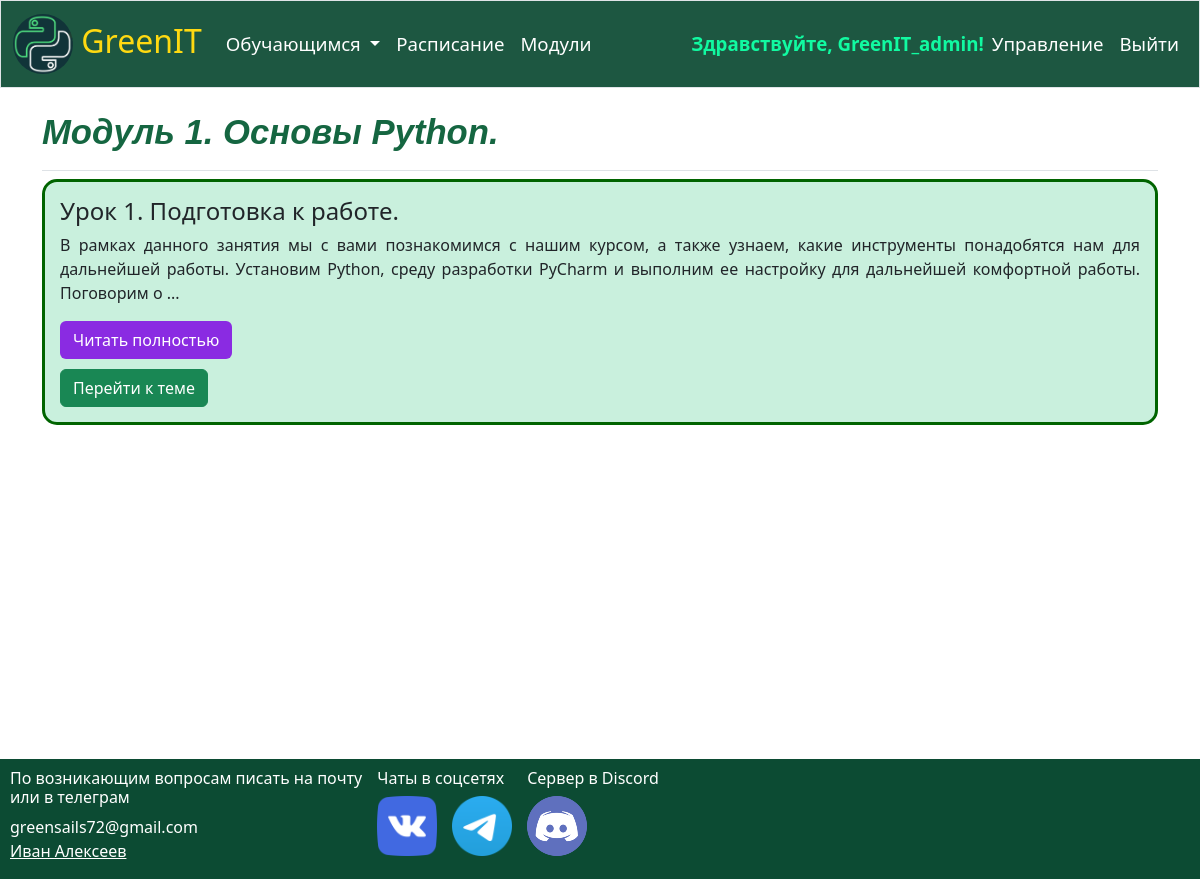
/modules/modul-1 (signed in), run on an earlier commit of the app's database.
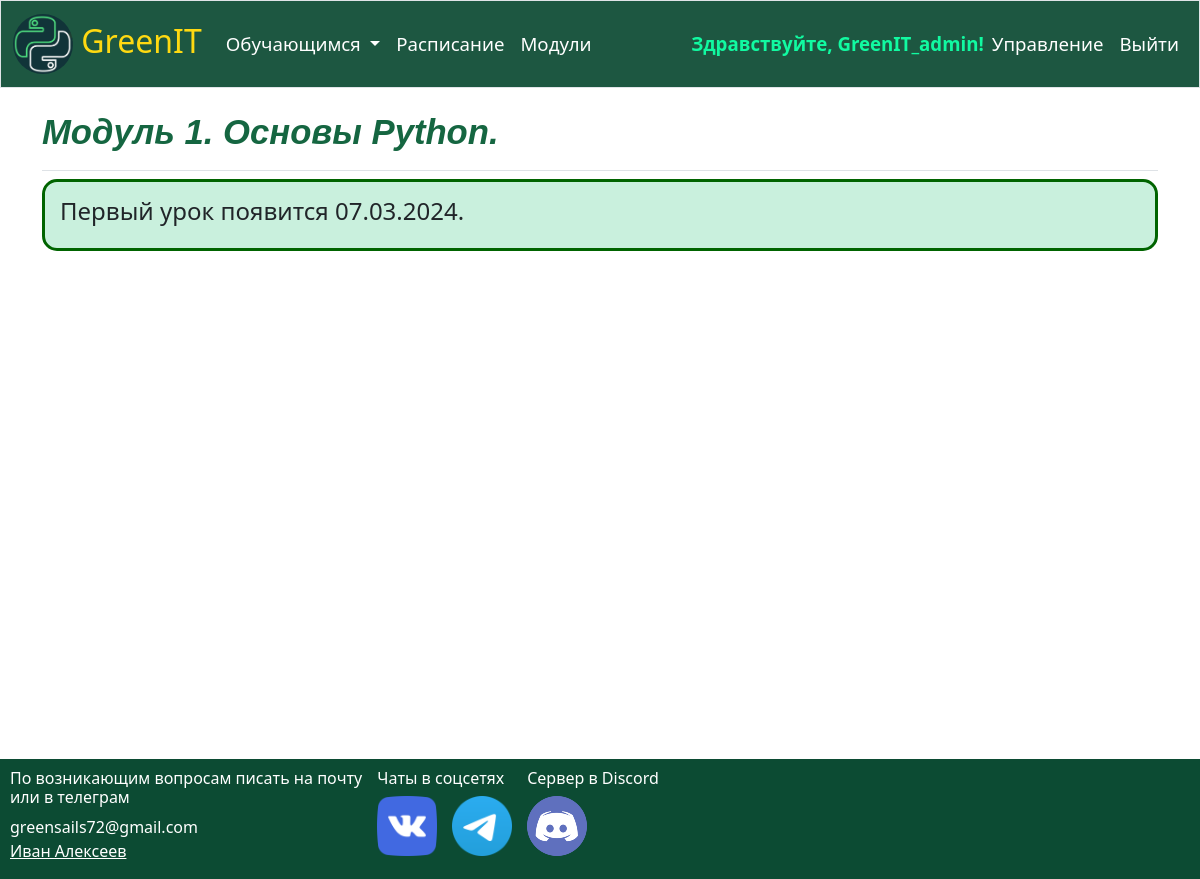
And on a later commit of the database.
### main/models.py (models this page shows, shortened)
class Module(models.Model):
    title = models.CharField(max_length=300, verbose_name='Модуль')
    enabled = models.BooleanField(verbose_name='Доступен')
    description = models.TextField(verbose_name='Описание', null=True)
    module_slug = models.SlugField(max_length=255, unique=True, db_index=True, verbose_name="URL")
    def __str__(self):
        return self.title
    class Meta:
        verbose_name = 'Модуль'
        verbose_name_plural = 'Модули'
        ordering = ['title', 'id']

class Topic(models.Model):
    module = models.ForeignKey(Module, on_delete=models.CASCADE, verbose_name='Модуль')
    title = models.CharField(max_length=300, verbose_name='Название')
    description = models.TextField(verbose_name='Описание', null=True, blank=True)
    home_tasks = models.TextField(verbose_name='Домашние задачи', null=True, blank=True)
    link = models.CharField(max_length=500, verbose_name='Ссылка на google-форму для ответов', null=True, blank=True)
    video = models.CharField(max_length=300, null=True, blank=True, verbose_name='Запись занятия')
    topic_slug = models.SlugField(max_length=255, unique=True, db_index=True, verbose_name="URL")
    def __str__(self):
        return self.title
    class Meta:
        verbose_name = 'Тема'
        verbose_name_plural = 'Темы'
        ordering = ['title', 'id']

### main/views.py (the view)
# urls.py: path('modules/<slug:module_slug>', views.module_view, name='module'),
@login_required(login_url='users:login')
def module_view(request, module_slug):
    current_module = Module.objects.get(module_slug=module_slug)
    topics = Topic.objects.prefetch_related('module').filter(module=current_module)
    context = {'module': current_module, 'topics': topics}
    return render(request, 'main/module.html', context)

### main/templates/main/module.html (shortened to what this page needs)
{% extends 'main/base.html' %}
{% load static %}
{% block page_header %}
    <h1>{{module}}</h1>
{% endblock %}
{% block content %}
    <ul class="topics">
        {% for topic in topics %}
            <li>
                <div class="topic">
                    <h4>{{topic}}</h4>
                    {% if topic.description|length > 250 %}
                        <p id="topic_{{topic.id}}_text">{{topic.description|slice:250}}...</p>
                    <button class="btn" style="background-color: #8A2BE2; color: white;"
                                    onmouseover="this.style.backgroundColor='#9400D3'"
                                    onmouseout="this.style.backgroundColor='#8A2BE2'"
                                    onclick="full_text(`{{topic.description}}`, `{{topic.id}}`)"
                        id="show_button_{{topic.id}}">Читать полностью</button>
                        <a href="{% url 'main:topic' topic.topic_slug %}" class="btn btn-success">Перейти к теме</a>
                    {% else %}
                        <p>{{topic.description|linebreaks}}</p>
                        <a href="{% url 'main:topic' topic.topic_slug %}" class="btn btn-success">Перейти к теме</a>
                    {% endif %}
                </div>
            </li>
            {% empty %}
                <li>
                    <div class="topic">
                        <h4>Первый урок появится 07.03.2024.</h4>
                    </div>
                </li>
        {% endfor %}
    </ul>
    <link rel="stylesheet" href="{% static 'main/css/module.css' %}">
{% endblock %}

### main/templates/main/base.html (shortened to what this page needs)
{% load django_bootstrap5 %}
{% load static %}
<!doctype html>
<html lang="ru">
<head>
    <link rel="stylesheet" href="{% static 'main/css/base.css' %}">
    {% bootstrap_css %}
</head>
    <body>
        <nav class="navbar navbar-expand-md navbar-dark mb-4 border">
            <div class="container-fluid">
                <a class="navbar-brand" href="{% url 'main:index' %}" style="font-size: 24pt" onmouseover="this.style.color='#90EE90'"
                onmouseout="this.style.color='gold'">
                    <img src="{% static 'main/images/logo/logo.jpeg' %}" alt="logo"
                    class="nav-logo" width="60px" height=60px" style="border-radius: 50%">
                     GreenIT</a>
                <ul class="navbar-nav me-auto mb-2 mb-lg-0" style="font-size: 14pt">
                    <li class="nav-item dropdown">
                        <a class="nav-link dropdown-toggle" href="#" id="navbarDropdown1" role="button" data-bs-toggle="dropdown" aria-expanded="false">
                            Обучающимся
                        </a>
                    </li>
                </ul>
                <div class="collapse navbar-collapse" id="navbarSupportedContent">
                    <ul class="navbar-nav me-auto mb-2 mb-lg-0" style="font-size: 14pt">
                        <li class="nav-item">
                            <a class="nav-link" href="{% url 'main:schedule' %}">Расписание</a>
                        </li>
                        <li class="nav-item">
                            <a class="nav-link" href="{% url 'main:modules' %}">Модули</a>
                        </li>
                    </ul>
                    <ul class="navbar-nav mr-auto" style="font-size: 14pt">
                        {% if user.is_authenticated %}
                            <span class="navbar-text" style="color: mediumspringgreen;"><strong>Здравствуйте, {{ user.username }}!</strong></span>
                            {% if user.is_superuser %}
                                <li class="nav-item">
                                    <a class="nav-link" href="{% url 'admin:index' %}">Управление</a>
                                </li>
                                <li class="nav-item">
                                    <a class="nav-link" href="{% url 'users:logout' %}">Выйти</a>
                                </li>
                            {% endif %}
                        {% endif %}
                    </ul>
                </div>
            </div>
        </nav>
        <main role="main" class="container">
            <div class="base">
                <div class="header pb-2 mb-2 border-bottom">
                    {% block page_header %}{% endblock %}
                </div>
                <div class="content">
                    {% block content %}{% endblock %}
                </div>
                <div class="footer">
                    <div style="float: left; margin-right: 15px">
                        <h6>По возникающим вопросам писать на почту
                            <br>или в телеграм</h6>
                        <div>greensails72@gmail.com</div>
                        <div><a href="https://t.me/Vanyok77797" style="color: white">Иван Алексеев</a></div>
                    </div>
                    <div style="float: left; margin-right: 15px">
                        <h6 style="text-align: left;  width: 135px">Чаты в соцсетях</h6>
                        <div style=" float: left; margin-right: 15px">
                            <a href="https://vk.me/join/71b1yYYGbyuuOQGdBw8ec6YXaqESLqyHevI=" target="_blank"><img src="{% static 'main/images/logo/img_1.png' %}" alt="" width="60px" height="60px"></a>
                        </div>
                        <div style="margin-top: 5px;">
                            <a href="https://t.me/+HXHMJPBWdUcyZDFi" target="_blank"><img src="{% static 'main/images/logo/img_2.png' %}" alt="" width="60px" height="60px"></a>
                        </div>
                    </div>
                    <div style="float: left">
                        <h6>Сервер в Discord</h6>
                        <div style="margin-right: 15px; float: left">
                            <a href="https://discord.gg/EUTJSmF4" target="_blank"><img src="{% static 'main/images/logo/ds_logo.png' %}" alt="Discord" width="60px" height="60px"></a>
                        </div>
                    </div>
                </div>
            </div>
        </main>
    </body>
</html>

### static/main/css/base.css (style rules this page uses)
html { height: 100%; }
.footer { position: absolute; left: 0; bottom: 0; width: 100%; padding: 10px; min-height: 120px; height: auto; background-color: #0C4B33; color: white; }
.content { padding-bottom: 350px; }
.navbar { background-color: #0C4B33; }
.container-fluid .navbar-brand { color: gold; }
main { min-height: calc(100vh - 30px - 18px); }
.pb-2 h1 { color: #156641; font-size: 26pt; font-weight: 600; font-family: 'Nunito', sans-serif; font-style: italic; }
.navbar-brand { font-size: 30pt; }
body { min-height:100%; position: relative; margin: 0; padding-bottom: 15px; }
.navbar { opacity: 0.93; }
.navbar-nav li a { color: white; font-size: 14pt; }
.content { text-align: justify; }

### static/main/css/module.css (style rules this page uses)
.topics { list-style-type: none; padding: 0; }
.topic { background-color: #C9F0DD; border-radius: 15px; padding: 15px; border: solid darkgreen; }

What changed in the data, as far as the page shows it:
removed Topic: title "Урок 1. Подготовка к работе.", description "В рамках данного занятия мы с вами познакомимся с нашим курсом, а также узнаем, какие инструменты понадобятся нам для дальнейшей работы. Установим Python, среду разработки PyCharm и выполним ее настройку для дальнейшей комфортной работы. Поговорим о"
Also different on the page:
text now shown: "Первый урок появится 07.03.2024."
